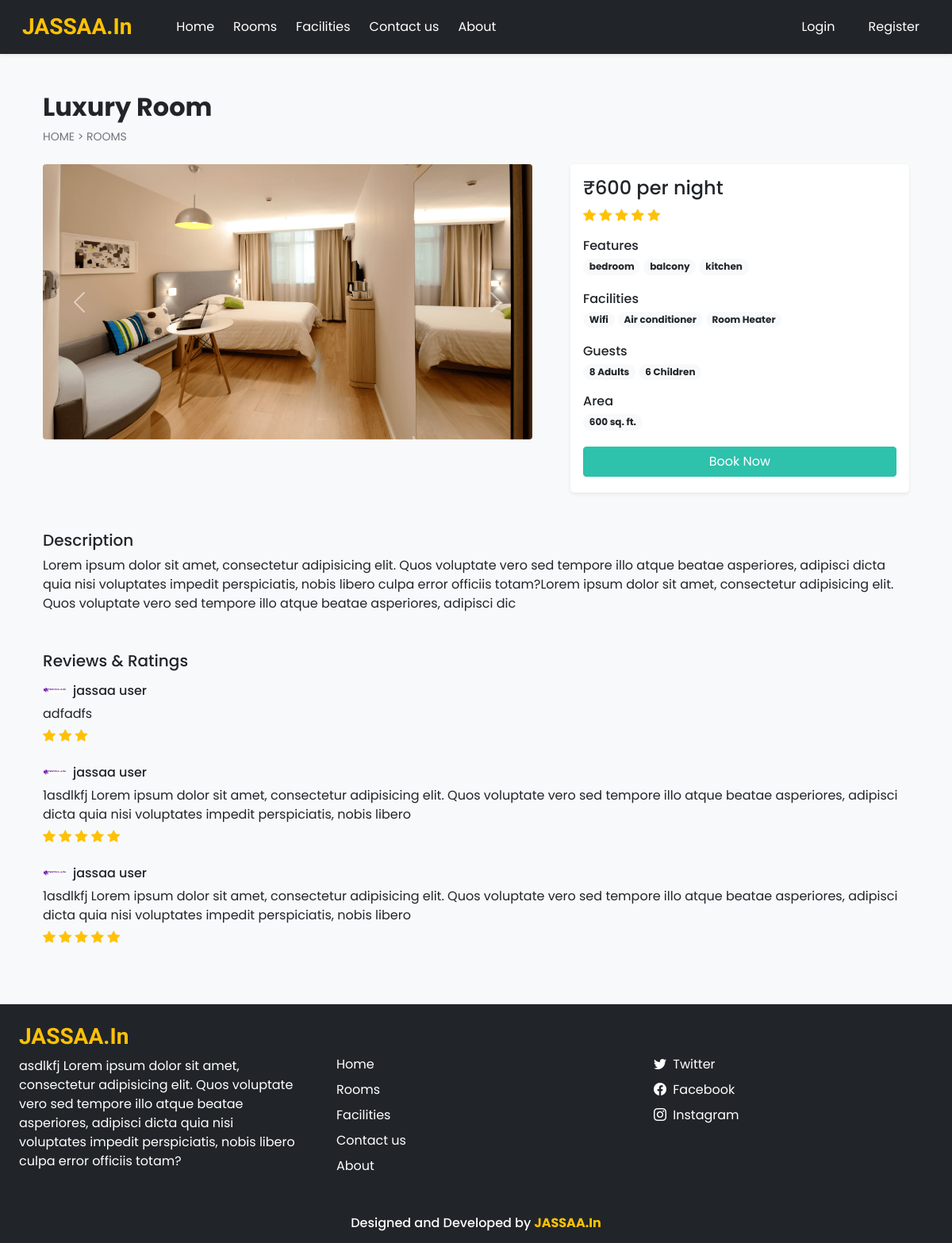
The app's page /room_details.php?id=5, older data.
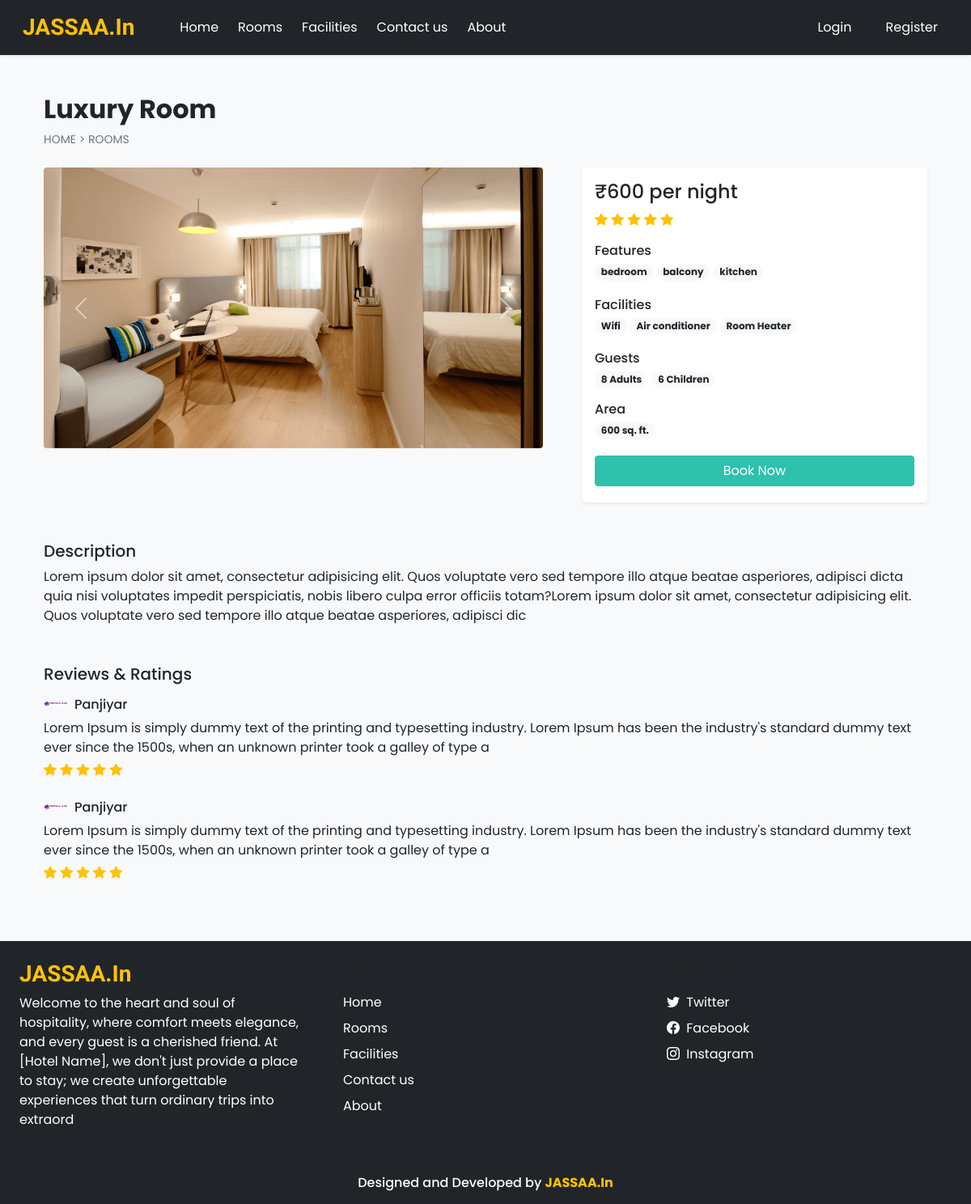
The same page, newer data.
### tables this page shows
CREATE TABLE `room_images` (
  `sr_no` int(11) NOT NULL,
  `room_id` int(11) NOT NULL,
  `image` varchar(150) NOT NULL,
  `thumb` tinyint(4) NOT NULL DEFAULT 0
);

CREATE TABLE `features` (
  `id` int(11) NOT NULL,
  `name` varchar(50) NOT NULL
);

CREATE TABLE `facilities` (
  `id` int(11) NOT NULL,
  `icon` varchar(100) NOT NULL,
  `name` varchar(50) NOT NULL,
  `description` varchar(250) NOT NULL
);

CREATE TABLE `rating_review` (
  `sr_no` int(11) NOT NULL,
  `booking_id` int(11) NOT NULL,
  `room_id` int(11) NOT NULL,
  `user_id` int(11) NOT NULL,
  `rating` int(11) NOT NULL,
  `review` varchar(200) NOT NULL,
  `seen` int(11) NOT NULL DEFAULT 0,
  `datentime` datetime NOT NULL DEFAULT current_timestamp()
);

CREATE TABLE `user_cred` (
  `id` int(11) NOT NULL,
  `name` varchar(100) NOT NULL,
  `email` varchar(150) NOT NULL,
  `address` varchar(120) NOT NULL,
  `phonenum` varchar(100) NOT NULL,
  `pincode` int(11) NOT NULL,
  `dob` date NOT NULL,
  `profile` varchar(100) NOT NULL,
  `password` varchar(200) NOT NULL,
  `is_verified` int(11) NOT NULL DEFAULT 0,
  `token` varchar(200) DEFAULT NULL,
  `t_expire` date DEFAULT NULL,
  `status` int(11) NOT NULL DEFAULT 1,
  `datentime` datetime NOT NULL DEFAULT current_timestamp()
);

CREATE TABLE `settings` (
  `sr_no` int(11) NOT NULL,
  `site_title` varchar(50) NOT NULL,
  `site_about` varchar(250) NOT NULL,
  `shutdown` tinyint(1) NOT NULL
);

### admin/inc/db_config.php (called while the page is built, shortened)
<?php
  function select($sql,$values,$datatypes)
  {
    $con = $GLOBALS['con'];
    if($stmt = mysqli_prepare($con,$sql))
    {
      mysqli_stmt_bind_param($stmt,$datatypes,...$values);
      if(mysqli_stmt_execute($stmt)){
        $res = mysqli_stmt_get_result($stmt);
        return $res;
      }
      else{
        mysqli_stmt_close($stmt);
        die("Query cannot be executed - Select");
      }
    }
    else{
      die("Query cannot be prepared - Select");
    }
  }
?>

### room_details.php (the view, shortened to what the changed rows need)
<!DOCTYPE html>
<html lang="en">
<head>
  <?php require('inc/links.php'); ?>
</head>
<body class="bg-light">
  <?php require('inc/header.php'); ?>
  <?php
    $data = filteration($_GET);
    $room_res = select("SELECT * FROM `rooms` WHERE `id`=? AND `status`=? AND `removed`=?",[$data['id'],1,0],'iii');
    $room_data = mysqli_fetch_assoc($room_res);
  ?>
  <div class="container">
    <div class="row">
      <div class="col-12 my-5 mb-4 px-4">
        <h2 class="fw-bold"><?php echo $room_data['name'] ?></h2>
      </div>
      <div class="col-lg-7 col-md-12 px-4">
        <div id="roomCarousel" class="carousel slide" data-bs-ride="carousel">
          <div class="carousel-inner">
            <?php
              $room_img = ROOMS_IMG_PATH."thumbnail.jpg";
              $img_q = mysqli_query($con,"SELECT * FROM `room_images`
                WHERE `room_id`='$room_data[id]'");
              if(mysqli_num_rows($img_q)>0)
              {
                $active_class = 'active';
                while($img_res = mysqli_fetch_assoc($img_q))
                {
                  echo"
                    <div class='carousel-item $active_class'>
                      <img src='".ROOMS_IMG_PATH.$img_res['image']."' class='d-block w-100 rounded'>
                    </div>
                  ";
                  $active_class='';
                }
              }
              else{
                echo"<div class='carousel-item active'>
                  <img src='$room_img' class='d-block w-100'>
                </div>";
              }
            ?>
          </div>
        </div>
      </div>
      <div class="col-lg-5 col-md-12 px-4">
        <div class="card mb-4 border-0 shadow-sm rounded-3 ">
          <div class="card-body">
            <?php
              $rating_q = "SELECT AVG(rating) AS `avg_rating` FROM `rating_review`
                WHERE `room_id`='$room_data[id]' ORDER BY `sr_no` DESC LIMIT 20";
              $rating_res = mysqli_query($con,$rating_q);
              $rating_fetch = mysqli_fetch_assoc($rating_res);
              $rating_data = "";
              if($rating_fetch['avg_rating']!=NULL)
              {
                for($i=0; $i < $rating_fetch['avg_rating']; $i++){
                  $rating_data .="<i class='bi bi-star-fill text-warning'></i> ";
                }
              }
              echo<<<rating
                <div class="mb-3">
                  $rating_data
                </div>
              rating;
              $fea_q = mysqli_query($con,"SELECT f.name FROM `features` f
                INNER JOIN `room_features` rfea ON f.id = rfea.features_id
                WHERE rfea.room_id = '$room_data[id]'");
              $features_data = "";
              while($fea_row = mysqli_fetch_assoc($fea_q)){
                $features_data .="<span class='badge rounded-pill bg-light text-dark text-wrap me-1 mb-1'>
                  $fea_row[name]
                </span>";
              }
              echo<<<features
                <div class="mb-3">
                  <h6 class="mb-1">Features</h6>
                  $features_data
                </div>
              features;
              $fac_q = mysqli_query($con,"SELECT f.name FROM `facilities` f
                INNER JOIN `room_facilities` rfac ON f.id = rfac.facilities_id
                WHERE rfac.room_id = '$room_data[id]'");
              $facilities_data = "";
              while($fac_row = mysqli_fetch_assoc($fac_q)){
                $facilities_data .="<span class='badge rounded-pill bg-light text-dark text-wrap me-1 mb-1'>
                  $fac_row[name]
                </span>";
              }
              echo<<<facilities
                <div class="mb-3">
                  <h6 class="mb-1">Facilities</h6>
                  $facilities_data
                </div>
              facilities;
            ?>
          </div>
        </div>
      </div>
      <div class="col-12 mt-4 px-4">
        <div>
          <?php
            $review_q = "SELECT rr.*,uc.name AS uname, uc.profile, r.name AS rname FROM `rating_review` rr
              INNER JOIN `user_cred` uc ON rr.user_id = uc.id
              INNER JOIN `rooms` r ON rr.room_id = r.id
              WHERE rr.room_id = '$room_data[id]'
              ORDER BY `sr_no` DESC LIMIT 15";
            $review_res = mysqli_query($con,$review_q);
            $img_path = USERS_IMG_PATH;
            if(mysqli_num_rows($review_res)==0){
              echo 'No reviews yet!';
            }
            else
            {
              while($row = mysqli_fetch_assoc($review_res))
              {
                $stars = "<i class='bi bi-star-fill text-warning'></i> ";
                for($i=1; $i<$row['rating']; $i++){
                  $stars .= " <i class='bi bi-star-fill text-warning'></i>";
                }
                echo<<<reviews
                  <div class="mb-4">
                    <div class="d-flex align-items-center mb-2">
                      <img src="$img_path$row[profile]" class="rounded-circle" loading="lazy" width="30px">
                      <h6 class="m-0 ms-2">$row[uname]</h6>
                    </div>
                    <p class="mb-1">
                      $row[review]
                    </p>
                    <div>
                      $stars
                    </div>
                  </div>
                reviews;
              }
            }
          ?>
        </div>
      </div>
    </div>
  </div>
  <?php require('inc/footer.php'); ?>
</body>
</html>

### inc/header.php (shortened to what the changed rows need)
<nav id="nav-bar" class="navbar navbar-expand-lg navbar-light  px-lg-3 py-lg-2 shadow-sm sticky-top bg-dark">
  <div class="container-fluid ">
    <a class="navbar-brand me-5 fw-bold fs-3 h-font text-warning" href="index.php"><?php echo $settings_r['site_title'] ?></a>
    <div class="collapse navbar-collapse" id="navbarSupportedContent">
      <ul class="navbar-nav me-auto mb-2 mb-lg-0">
      </ul>
      <div class="d-flex">
      </div>
    </div>
  </div>
</nav>

### inc/footer.php (shortened to what the changed rows need)
<div class="container-fluid bg-dark mt-5">
  <div class="row">
    <div class="col-lg-4 p-4">
      <h3 class="h-font fw-bold fs-3 mb-2 text-warning"><?php echo $settings_r['site_title'] ?></h3>
      <p class="text-white">
        <?php echo $settings_r['site_about'] ?>
      </p>
    </div>
  </div>
</div>

Row changes from the older to the newer data that the page shows:
removed rating_review: user.profile (picture), user.name "jassaa user", review "adfadfs", rating 3 (drawn)
removed rating_review: user.profile (picture), user.name "jassaa user", review "1asdlkfj Lorem ipsum dolor sit amet, consectetur adipisicing elit. Quos voluptate vero sed tempore illo atque beatae asperiores, adipisci dicta quia nisi voluptates impedit perspiciatis, nobis libero", rating 5 (drawn)
removed rating_review: user.profile (picture), user.name "jassaa user", review "1asdlkfj Lorem ipsum dolor sit amet, consectetur adipisicing elit. Quos voluptate vero sed tempore illo atque beatae asperiores, adipisci dicta quia nisi voluptates impedit perspiciatis, nobis libero", rating 5 (drawn)
changed settings "JASSAA.In": site_about "asdlkfj Lorem ipsum dolor sit amet, consectetur adipisicing elit. Quos voluptate vero sed tempore illo atque beatae asperiores, adipisci dicta quia nisi voluptates impedit perspiciatis, nobis libero culpa error officiis totam?" → "Welcome to the heart and soul of hospitality, where comfort meets elegance, and every guest is a cherished friend. At [Hotel Name], we don't just provide a place to stay; we create unforgettable experiences that turn ordinary trips into extraord"
added rating_review: user.profile (picture), user.name "Panjiyar", review "Lorem Ipsum is simply dummy text of the printing and typesetting industry. Lorem Ipsum has been the industry's standard dummy text ever since the 1500s, when an unknown printer took a galley of type a", rating 5 (drawn)
added rating_review: user.profile (picture), user.name "Panjiyar", review "Lorem Ipsum is simply dummy text of the printing and typesetting industry. Lorem Ipsum has been the industry's standard dummy text ever since the 1500s, when an unknown printer took a galley of type a", rating 5 (drawn)
